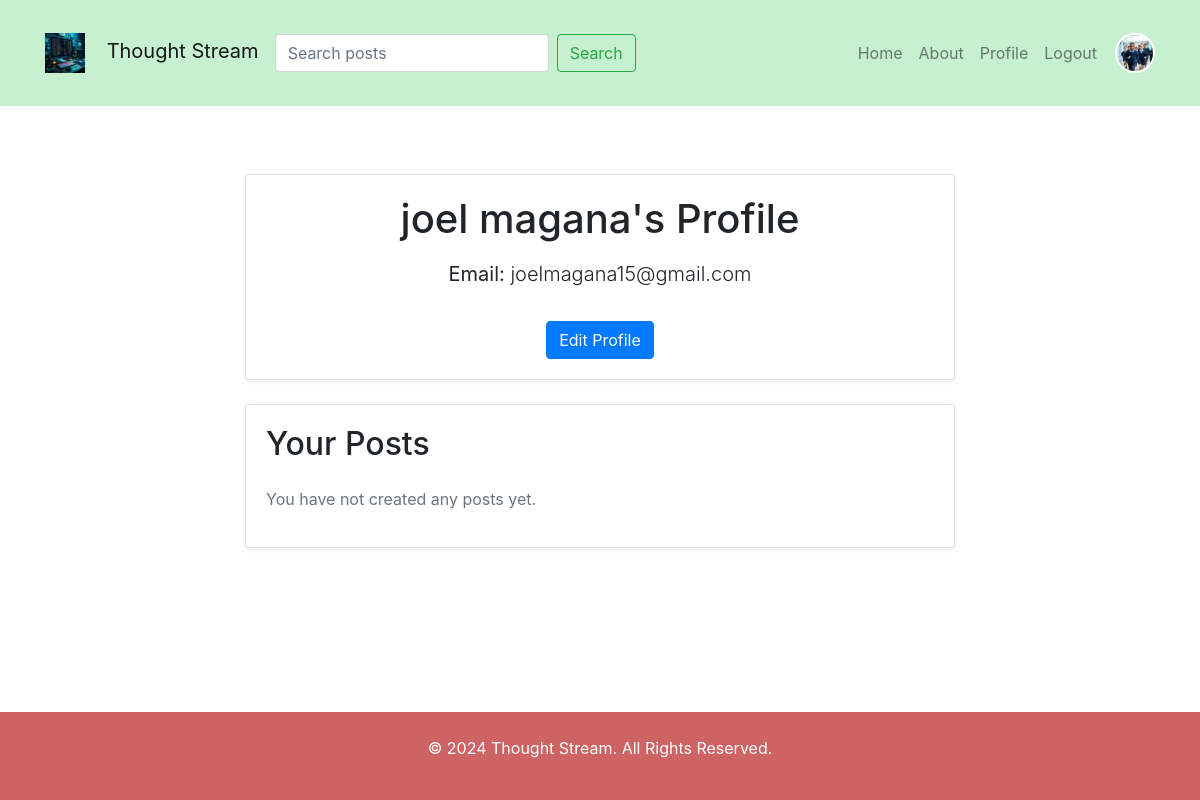
Page /profile (signed in) on the earlier database version.
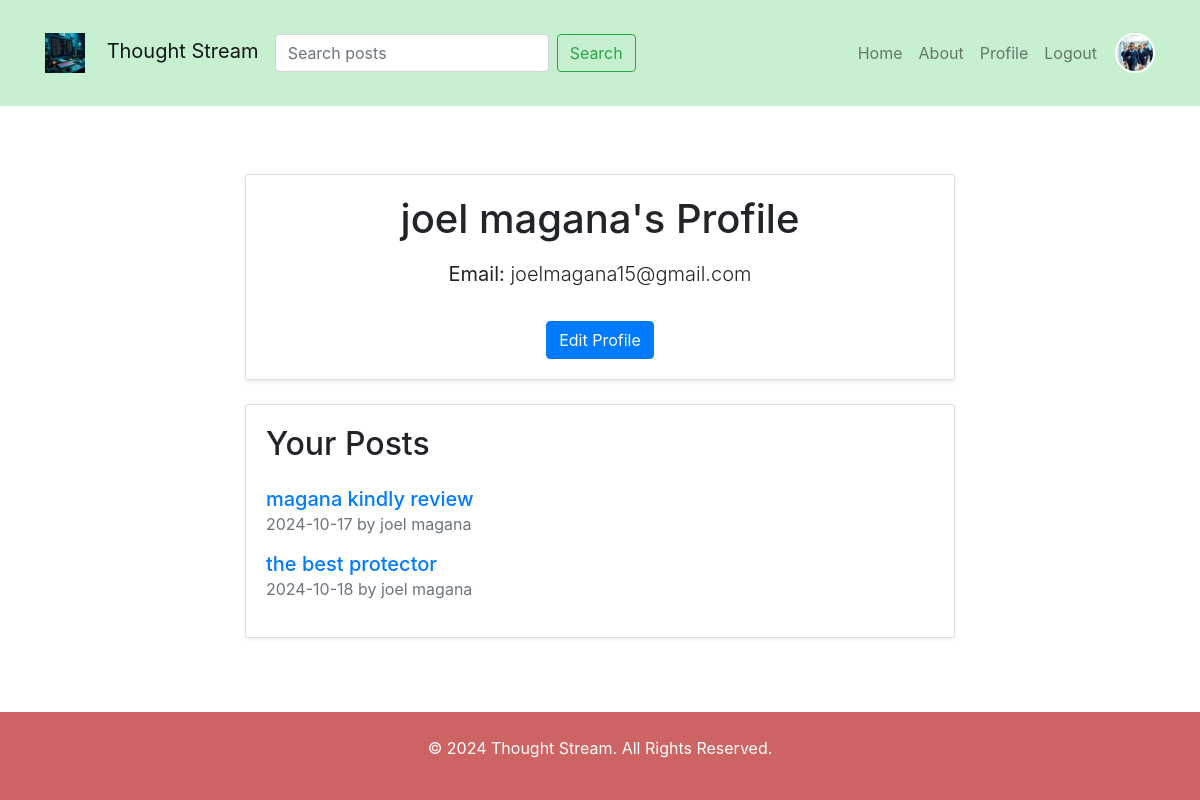
Same page on the later database version.
### models.py (models this page shows, shortened)
class User(db.Model, UserMixin):
    id = db.Column(db.Integer, primary_key = True)
    username = db.Column(db.String(150), unique=True, nullable=False)
    email = db.Column(db.String(100), unique = True, nullable=False)
    password = db.Column(db.String(150), nullable=False)

class Post(db.Model):
    id = db.Column(db.Integer, primary_key=True)
    title = db.Column(db.String(150), nullable=False)
    body = db.Column(db.Text, nullable=False)
    date_posted = db.Column(db.DateTime, nullable=False, default=datetime.now(timezone.utc))
    user_id = db.Column(db.Integer, db.ForeignKey('user.id'), nullable=False)
    author = db.relationship('User', backref='posts', lazy=True)
    comments = db.relationship('Comment', backref='post_comments', lazy=True)
    likes = db.relationship('Like', backref='post_likes', lazy=True)

### routes.py (the view)
    @app.route('/profile')
    @login_required
    def profile():
        return render_template('profile.html', user=current_user)

### app.py (called while the page is built)
def create_app():
    app = Flask(__name__)
    app.config['SECRET_KEY'] = 'i dont know'
    app.config['SQLALCHEMY_DATABASE_URI'] = 'sqlite:///flasker.db'
    app.config['CACHE_TYPE'] = 'redis'
    app.config['CACHE_REDIS_HOST'] = 'localhost'
    app.config['CACHE_REDIS_PORT'] = '6379'
    cache = Cache(app)
    db.init_app(app)
    bcrypt.init_app(app)
    login_manager.init_app(app)
    cache.init_app(app)
    @login_manager.user_loader
    def load_user(userid):
        return User.query.get(int(userid))
    from routes import init_routes
    init_routes(app, db, bcrypt,cache)
    migrate= Migrate(app,db)
    return app

### templates/profile.html
{%extends 'base.html'%}
{% block content %}
<div class="container py-5">
    <div class="row justify-content-center">
        <div class="col-md-8">
            <div class="card shadow-sm mb-4">
                <div class="card-body text-center">
                    <h1 class="mb-3">{{ user.username }}'s Profile</h1>
                    <p class="lead"><strong>Email:</strong> {{ user.email }}</p>
                    <a href="{{ url_for('edit_profile') }}" class="btn btn-primary mt-3">Edit Profile</a>
                </div>
            </div>
            <div class="card shadow-sm">
    <div class="card-body">
        <h2 class="mb-4">Your Posts</h2>
        {% if user.posts %}
            <ul class="list-unstyled">
                {% for post in user.posts %}
                    <li class="mb-3">
                        <div class="post-item">
                            <a href="{{ url_for('post_detail', post_id=post.id) }}" class="post-title h5 text-primary">
                                {{ post.title }}
                            </a>
                            <p class="text-muted">
                                {{ post.date_posted.strftime('%Y-%m-%d') }} by {{ post.author.username }}
                            </p>
                        </div>
                    </li>
                {% endfor %}
            </ul>
        {% else %}
            <p class="text-muted">You have not created any posts yet.</p>
        {% endif %}
    </div>
</div>
            </div>
        </div>
    </div>
</div>
{% endblock content %}

### templates/base.html (shortened to what this page needs)
<!DOCTYPE html>
<html lang="en">
<head>
    <link rel="stylesheet" href="{{ url_for('static', filename='styles.css') }}">
    <link href="https://stackpath.bootstrapcdn.com/bootstrap/4.5.2/css/bootstrap.min.css" rel="stylesheet">
</head>
<body>
    <nav class="navbar navbar-expand-lg navbar-light">
        <div class="container">
            <a href="{{ url_for('home') }}" class="navbar-brand">
                <img src="{{ url_for('static', filename='images/logo.png') }}" alt="Logo" height="40" title="">
                <span class="ml-2">Thought Stream</span>
            </a>
            <form class="form-inline my-2 my-lg-0 ml-auto" action="{{ url_for('search') }}" method="GET">
                <input class="form-control mr-sm-2" type="search" name="query" placeholder="Search posts" required>
                <button class="btn btn-outline-success my-2 my-sm-0" type="submit">Search</button>
            </form>
            <div class="collapse navbar-collapse" id="navbarNav">
                <ul class="navbar-nav ml-auto">
                    <li class="nav-item">
                        <a class="nav-link" href="{{ url_for('home') }}">Home</a>
                    </li>
                    <li class="nav-item">
                        <a class="nav-link" href="{{ url_for('about') }}">About</a>
                    </li>
                    {% if current_user.is_authenticated %}
                        <li class="nav-item">
                            <a class="nav-link" href="{{ url_for('profile') }}">Profile</a>
                        </li>
                        <li class="nav-item">
                            <a class="nav-link" href="{{ url_for('logout') }}">Logout</a>
                        </li>
                        <li class="nav-item">
                            <a href="{{ url_for('profile') }}">
                                <img src="{{ url_for('static', filename='images/profile.jpg') }}" alt="Profile" class="rounded-circle profile-photo">
                            </a>
                        </li>
                    {% endif %}
                </ul>
            </div>
        </div>
    </nav>
    <div class="container">
        {% block content %}
        {% endblock %}
    <footer class="text-center py-4">
        <p>&copy; 2024 Thought Stream. All Rights Reserved.</p>
    </footer>
</body>
</html>

### static/styles.css (style rules this page uses)
body { font-family: Arial, sans-serif; margin: 0; padding: 0; background-color: #93d675; font-weight: bold; }
.navbar { background-color: rgba(69, 204, 103, 0.3); padding: 10px 0; }
.navbar .container { display: flex; align-items: center; justify-content: space-between; }
.container { width: 98%; margin: 20px auto; }
footer { text-align: center; padding: 10px 0; background-color: #ce6363; color: white; position: absolute; bottom: 0; width: 100%; }
.card { margin-bottom: 20px; }
.profile-photo { width: 40px; height: 40px; object-fit: cover; margin-left: 10px; border: 2px solid #fff; transition: transform 0.3s ease; }
.navbar-brand { display: flex; align-items: center; }
.navbar-brand img { margin-right: 8px; }

Differences in the rows shown:
added Post: title "magana kindly review", date_posted "2024-10-17", author.username "joel magana"
added Post: title "the best protector", date_posted "2024-10-18", author.username "joel magana"
Other differences:
text no longer shown: "You have not created any posts yet."
